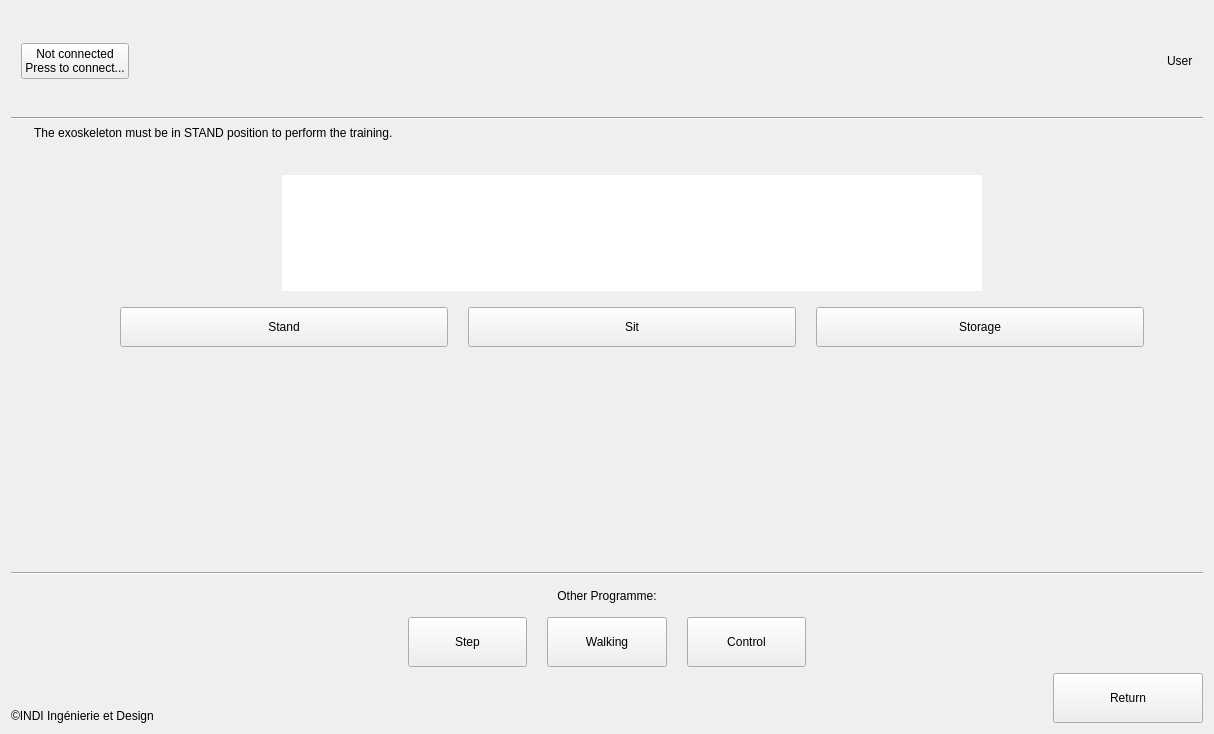
<?xml version="1.0" encoding="UTF-8"?>
<ui version="4.0">
 <class>SessionForm</class>
 <widget class="QWidget" name="SessionForm">
  <property name="geometry">
   <rect>
    <x>0</x>
    <y>0</y>
    <width>1214</width>
    <height>734</height>
   </rect>
  </property>
  <property name="windowTitle">
   <string>Session</string>
  </property>
  <layout class="QVBoxLayout" name="verticalLayout_2">
   <item>
    <layout class="QVBoxLayout" name="verticalLayout_4">
     <item>
      <widget class="QFrame" name="topFrame">
       <property name="sizePolicy">
        <sizepolicy hsizetype="Preferred" vsizetype="Expanding">
         <horstretch>0</horstretch>
         <verstretch>0</verstretch>
        </sizepolicy>
       </property>
       <property name="maximumSize">
        <size>
         <width>16777215</width>
         <height>100</height>
        </size>
       </property>
       <layout class="QHBoxLayout" name="horizontalLayout">
        <property name="sizeConstraint">
         <enum>QLayout::SetDefaultConstraint</enum>
        </property>
        <property name="leftMargin">
         <number>10</number>
        </property>
        <property name="topMargin">
         <number>10</number>
        </property>
        <property name="rightMargin">
         <number>10</number>
        </property>
        <property name="bottomMargin">
         <number>10</number>
        </property>
        <item>
         <widget class="QPushButton" name="connectButton">
          <property name="styleSheet">
           <string notr="true"/>
          </property>
          <property name="text">
           <string>Not connected
Press to connect...</string>
          </property>
         </widget>
        </item>
        <item>
         <widget class="QLabel" name="connectLoadingIcon">
          <property name="enabled">
           <bool>true</bool>
          </property>
          <property name="text">
           <string>&lt;html&gt;&lt;head/&gt;&lt;body&gt;&lt;p&gt;&lt;img src=&quot;:/icons/Icons/update-left-rotation.png&quot; width=&quot;30&quot;/&gt;&lt;/p&gt;&lt;/body&gt;&lt;/html&gt;</string>
          </property>
          <property name="scaledContents">
           <bool>false</bool>
          </property>
         </widget>
        </item>
        <item>
         <spacer name="horizontalSpacer">
          <property name="orientation">
           <enum>Qt::Horizontal</enum>
          </property>
          <property name="sizeHint" stdset="0">
           <size>
            <width>40</width>
            <height>20</height>
           </size>
          </property>
         </spacer>
        </item>
        <item>
         <widget class="QLabel" name="label_4">
          <property name="text">
           <string>&lt;html&gt;&lt;head/&gt;&lt;body&gt;&lt;p&gt;&lt;img src=&quot;:/INDI/INDI/Logo.png&quot; width=&quot;70&quot;/&gt;&lt;/p&gt;&lt;/body&gt;&lt;/html&gt;</string>
          </property>
         </widget>
        </item>
        <item>
         <spacer name="horizontalSpacer_7">
          <property name="orientation">
           <enum>Qt::Horizontal</enum>
          </property>
          <property name="sizeHint" stdset="0">
           <size>
            <width>40</width>
            <height>20</height>
           </size>
          </property>
         </spacer>
        </item>
        <item>
         <widget class="QLabel" name="userLabel">
          <property name="sizePolicy">
           <sizepolicy hsizetype="Preferred" vsizetype="Fixed">
            <horstretch>0</horstretch>
            <verstretch>0</verstretch>
           </sizepolicy>
          </property>
          <property name="maximumSize">
           <size>
            <width>16777215</width>
            <height>50</height>
           </size>
          </property>
          <property name="text">
           <string>User</string>
          </property>
          <property name="margin">
           <number>0</number>
          </property>
         </widget>
        </item>
       </layout>
      </widget>
     </item>
     <item>
      <widget class="Line" name="line">
       <property name="orientation">
        <enum>Qt::Horizontal</enum>
       </property>
      </widget>
     </item>
     <item>
      <widget class="QLabel" name="lbStatus">
       <property name="text">
        <string>       The exoskeleton must be in STAND position to perform the training.</string>
       </property>
       <property name="margin">
        <number>2</number>
       </property>
      </widget>
     </item>
     <item>
      <layout class="QHBoxLayout" name="horizontalLayout_2">
       <item>
        <layout class="QVBoxLayout" name="parentLayout"/>
       </item>
       <item>
        <spacer name="horizontalSpacer_2">
         <property name="orientation">
          <enum>Qt::Horizontal</enum>
         </property>
         <property name="sizeType">
          <enum>QSizePolicy::Preferred</enum>
         </property>
         <property name="sizeHint" stdset="0">
          <size>
           <width>50</width>
           <height>10</height>
          </size>
         </property>
        </spacer>
       </item>
       <item>
        <widget class="QFrame" name="frame">
         <property name="sizePolicy">
          <sizepolicy hsizetype="Preferred" vsizetype="Preferred">
           <horstretch>0</horstretch>
           <verstretch>0</verstretch>
          </sizepolicy>
         </property>
         <layout class="QVBoxLayout" name="verticalLayout">
          <item>
           <spacer name="verticalSpacer_5">
            <property name="orientation">
             <enum>Qt::Vertical</enum>
            </property>
            <property name="sizeType">
             <enum>QSizePolicy::Fixed</enum>
            </property>
            <property name="sizeHint" stdset="0">
             <size>
              <width>20</width>
              <height>20</height>
             </size>
            </property>
           </spacer>
          </item>
          <item>
           <layout class="QHBoxLayout" name="horizontalLayout_4">
            <item>
             <widget class="QLabel" name="Alice">
              <property name="sizePolicy">
               <sizepolicy hsizetype="Expanding" vsizetype="Expanding">
                <horstretch>0</horstretch>
                <verstretch>0</verstretch>
               </sizepolicy>
              </property>
              <property name="maximumSize">
               <size>
                <width>700</width>
                <height>600</height>
               </size>
              </property>
              <property name="styleSheet">
               <string notr="true">QLabel {
    background-color: rgb(255, 255, 255);
}
</string>
              </property>
              <property name="frameShape">
               <enum>QFrame::NoFrame</enum>
              </property>
              <property name="frameShadow">
               <enum>QFrame::Plain</enum>
              </property>
              <property name="lineWidth">
               <number>0</number>
              </property>
              <property name="text">
               <string/>
              </property>
              <property name="pixmap">
               <pixmap>:/Alice/Alice/Alice_not_connected.png</pixmap>
              </property>
              <property name="scaledContents">
               <bool>false</bool>
              </property>
              <property name="alignment">
               <set>Qt::AlignCenter</set>
              </property>
              <property name="wordWrap">
               <bool>false</bool>
              </property>
              <property name="margin">
               <number>0</number>
              </property>
             </widget>
            </item>
           </layout>
          </item>
          <item>
           <layout class="QHBoxLayout" name="horizontalLayout_5">
            <property name="spacing">
             <number>20</number>
            </property>
            <property name="topMargin">
             <number>10</number>
            </property>
            <item>
             <spacer name="horizontalSpacer_11">
              <property name="orientation">
               <enum>Qt::Horizontal</enum>
              </property>
              <property name="sizeType">
               <enum>QSizePolicy::Preferred</enum>
              </property>
              <property name="sizeHint" stdset="0">
               <size>
                <width>50</width>
                <height>20</height>
               </size>
              </property>
             </spacer>
            </item>
            <item>
             <widget class="QPushButton" name="standButton">
              <property name="sizePolicy">
               <sizepolicy hsizetype="MinimumExpanding" vsizetype="Preferred">
                <horstretch>0</horstretch>
                <verstretch>0</verstretch>
               </sizepolicy>
              </property>
              <property name="minimumSize">
               <size>
                <width>100</width>
                <height>40</height>
               </size>
              </property>
              <property name="maximumSize">
               <size>
                <width>400</width>
                <height>50</height>
               </size>
              </property>
              <property name="text">
               <string>Stand</string>
              </property>
              <property name="autoDefault">
               <bool>false</bool>
              </property>
             </widget>
            </item>
            <item>
             <widget class="QPushButton" name="sitButton">
              <property name="sizePolicy">
               <sizepolicy hsizetype="MinimumExpanding" vsizetype="Preferred">
                <horstretch>0</horstretch>
                <verstretch>0</verstretch>
               </sizepolicy>
              </property>
              <property name="minimumSize">
               <size>
                <width>100</width>
                <height>40</height>
               </size>
              </property>
              <property name="maximumSize">
               <size>
                <width>400</width>
                <height>50</height>
               </size>
              </property>
              <property name="text">
               <string>Sit</string>
              </property>
              <property name="autoDefault">
               <bool>false</bool>
              </property>
             </widget>
            </item>
            <item>
             <widget class="QPushButton" name="storageButton">
              <property name="sizePolicy">
               <sizepolicy hsizetype="MinimumExpanding" vsizetype="Preferred">
                <horstretch>0</horstretch>
                <verstretch>0</verstretch>
               </sizepolicy>
              </property>
              <property name="minimumSize">
               <size>
                <width>100</width>
                <height>40</height>
               </size>
              </property>
              <property name="maximumSize">
               <size>
                <width>400</width>
                <height>50</height>
               </size>
              </property>
              <property name="text">
               <string>Storage</string>
              </property>
              <property name="autoDefault">
               <bool>false</bool>
              </property>
             </widget>
            </item>
            <item>
             <spacer name="horizontalSpacer_10">
              <property name="orientation">
               <enum>Qt::Horizontal</enum>
              </property>
              <property name="sizeType">
               <enum>QSizePolicy::Preferred</enum>
              </property>
              <property name="sizeHint" stdset="0">
               <size>
                <width>50</width>
                <height>20</height>
               </size>
              </property>
             </spacer>
            </item>
           </layout>
          </item>
         </layout>
        </widget>
       </item>
      </layout>
     </item>
     <item>
      <spacer name="verticalSpacer">
       <property name="orientation">
        <enum>Qt::Vertical</enum>
       </property>
       <property name="sizeHint" stdset="0">
        <size>
         <width>20</width>
         <height>40</height>
        </size>
       </property>
      </spacer>
     </item>
     <item>
      <widget class="Line" name="line_2">
       <property name="orientation">
        <enum>Qt::Horizontal</enum>
       </property>
      </widget>
     </item>
     <item>
      <layout class="QHBoxLayout" name="horizontalLayout_6">
       <item>
        <spacer name="horizontalSpacer_5">
         <property name="orientation">
          <enum>Qt::Horizontal</enum>
         </property>
         <property name="sizeHint" stdset="0">
          <size>
           <width>40</width>
           <height>20</height>
          </size>
         </property>
        </spacer>
       </item>
       <item>
        <layout class="QVBoxLayout" name="verticalLayout_7">
         <item>
          <widget class="QLabel" name="label_3">
           <property name="maximumSize">
            <size>
             <width>16777215</width>
             <height>30</height>
            </size>
           </property>
           <property name="text">
            <string>&lt;html&gt;&lt;head/&gt;&lt;body&gt;&lt;p align=&quot;center&quot;&gt;Other Programme:&lt;/p&gt;&lt;/body&gt;&lt;/html&gt;</string>
           </property>
           <property name="scaledContents">
            <bool>true</bool>
           </property>
          </widget>
         </item>
         <item>
          <layout class="QHBoxLayout" name="horizontalLayout_7" stretch="0,0,0">
           <property name="spacing">
            <number>20</number>
           </property>
           <item>
            <widget class="QPushButton" name="stepButton">
             <property name="sizePolicy">
              <sizepolicy hsizetype="MinimumExpanding" vsizetype="MinimumExpanding">
               <horstretch>0</horstretch>
               <verstretch>0</verstretch>
              </sizepolicy>
             </property>
             <property name="minimumSize">
              <size>
               <width>100</width>
               <height>40</height>
              </size>
             </property>
             <property name="maximumSize">
              <size>
               <width>400</width>
               <height>50</height>
              </size>
             </property>
             <property name="text">
              <string>Step</string>
             </property>
             <property name="autoDefault">
              <bool>false</bool>
             </property>
            </widget>
           </item>
           <item>
            <widget class="QPushButton" name="walkButton">
             <property name="sizePolicy">
              <sizepolicy hsizetype="MinimumExpanding" vsizetype="MinimumExpanding">
               <horstretch>0</horstretch>
               <verstretch>0</verstretch>
              </sizepolicy>
             </property>
             <property name="minimumSize">
              <size>
               <width>100</width>
               <height>40</height>
              </size>
             </property>
             <property name="maximumSize">
              <size>
               <width>400</width>
               <height>50</height>
              </size>
             </property>
             <property name="text">
              <string>Walking</string>
             </property>
             <property name="autoDefault">
              <bool>false</bool>
             </property>
            </widget>
           </item>
           <item>
            <widget class="QPushButton" name="controlButton">
             <property name="sizePolicy">
              <sizepolicy hsizetype="MinimumExpanding" vsizetype="MinimumExpanding">
               <horstretch>0</horstretch>
               <verstretch>0</verstretch>
              </sizepolicy>
             </property>
             <property name="minimumSize">
              <size>
               <width>100</width>
               <height>40</height>
              </size>
             </property>
             <property name="maximumSize">
              <size>
               <width>400</width>
               <height>50</height>
              </size>
             </property>
             <property name="text">
              <string>Control</string>
             </property>
             <property name="autoDefault">
              <bool>false</bool>
             </property>
            </widget>
           </item>
          </layout>
         </item>
        </layout>
       </item>
       <item>
        <spacer name="horizontalSpacer_4">
         <property name="orientation">
          <enum>Qt::Horizontal</enum>
         </property>
         <property name="sizeHint" stdset="0">
          <size>
           <width>40</width>
           <height>20</height>
          </size>
         </property>
        </spacer>
       </item>
      </layout>
     </item>
     <item>
      <layout class="QHBoxLayout" name="horizontalLayout_3">
       <property name="topMargin">
        <number>0</number>
       </property>
       <item>
        <widget class="QLabel" name="label">
         <property name="sizePolicy">
          <sizepolicy hsizetype="Preferred" vsizetype="Preferred">
           <horstretch>0</horstretch>
           <verstretch>0</verstretch>
          </sizepolicy>
         </property>
         <property name="text">
          <string>©INDI Ingénierie et Design</string>
         </property>
         <property name="alignment">
          <set>Qt::AlignBottom|Qt::AlignLeading|Qt::AlignLeft</set>
         </property>
        </widget>
       </item>
       <item>
        <spacer name="horizontalSpacer_3">
         <property name="orientation">
          <enum>Qt::Horizontal</enum>
         </property>
         <property name="sizeHint" stdset="0">
          <size>
           <width>40</width>
           <height>20</height>
          </size>
         </property>
        </spacer>
       </item>
       <item>
        <widget class="QPushButton" name="returnButton">
         <property name="sizePolicy">
          <sizepolicy hsizetype="Fixed" vsizetype="MinimumExpanding">
           <horstretch>0</horstretch>
           <verstretch>0</verstretch>
          </sizepolicy>
         </property>
         <property name="minimumSize">
          <size>
           <width>150</width>
           <height>30</height>
          </size>
         </property>
         <property name="maximumSize">
          <size>
           <width>400</width>
           <height>50</height>
          </size>
         </property>
         <property name="text">
          <string>Return</string>
         </property>
        </widget>
       </item>
      </layout>
     </item>
    </layout>
   </item>
  </layout>
 </widget>
 <resources/>
 <connections/>
</ui>
